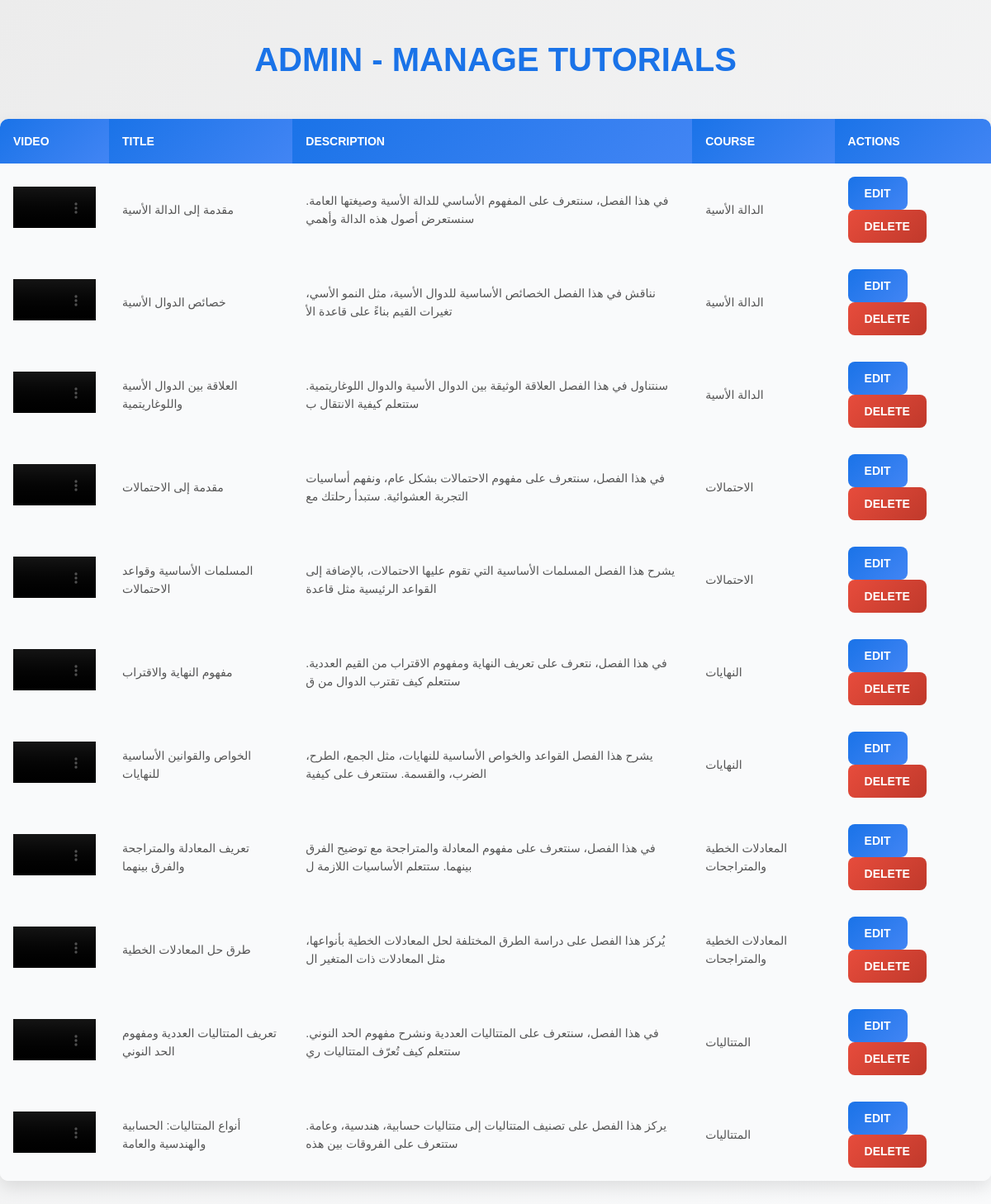
Page /components/Admin-courses.php (signed in) on the committed database.
### tables this page shows
CREATE TABLE `tutorials` (
  `tutorial_ID` int(11) NOT NULL,
  `tutorial_title` varchar(100) DEFAULT NULL,
  `tutorial_description` varchar(100) DEFAULT NULL,
  `course_ID` int(11) DEFAULT NULL,
  `tutorial_video` varchar(100) DEFAULT NULL,
  `UserID` int(11) DEFAULT NULL
);

CREATE TABLE `course` (
  `CourseID` int(11) NOT NULL,
  `Course_title` varchar(100) NOT NULL,
  `Course_description` text DEFAULT NULL,
  `Course_image` varchar(255) DEFAULT NULL,
  `semester` varchar(100) DEFAULT NULL CHECK (`semester` in ('S1','S2','S3')),
  `price` int(11) DEFAULT NULL,
  `UserID` int(11) DEFAULT NULL
);

### components/Admin-courses.php (the view, shortened to what this page needs)
<!DOCTYPE html>
<html lang="en">
<head>
    <link rel="stylesheet" href="../css/Admin-Tutorials.css">
</head>
<body>
    <h1>Admin - Manage Tutorials</h1>
    <?php
    $conn = new mysqli('localhost', 'root', '', 'bassetdb');
    $result = $conn->query("SELECT * FROM Tutorials");
    ?>
    <table>
        <thead>
            <tr>
                <th>Video</th>
                <th>Title</th>
                <th>Description</th>
                <th>Course</th>
                <th>Actions</th>
            </tr>
        </thead>
        <tbody>
            <?php if ($result->num_rows > 0): ?>
                <?php while ($row = $result->fetch_assoc()): ?>
                    <tr>
                        <td><video width="100" controls><source src="<?php echo $row['tutorial_video']; ?>" type="video/mp4"></video></td>
                        <td><?php echo $row['tutorial_title']; ?></td>
                        <td><?php echo $row['tutorial_description']; ?></td>
                        <td>
                            <?php
                            $courseResult = $conn->query("SELECT Course_title FROM Course WHERE CourseID = " . $row['course_ID']);
                            $course = $courseResult->fetch_assoc();
                            echo $course ? $course['Course_title'] : 'N/A';
                            ?>
                        </td>
                        <td class="table-actions">
                            <form method="post" style="display:inline;">
                                <button type="button" class="button"
                                    onclick="showEditForm(<?php echo $row['tutorial_ID']; ?>)">Edit</button>
                            </form>
                            <form method="post" style="display:inline;">
                                <button type="submit" name="delete" class="button delete-button">Delete</button>
                            </form>
                        </td>
                    </tr>
                <?php endwhile; ?>
            <?php else: ?>
                <tr>
                    <td colspan="5">No tutorials available.</td>
                </tr>
            <?php endif; ?>
        </tbody>
    </table>
</body>
</html>

### css/Admin-Tutorials.css (style rules this page uses)
body { font-family: 'Poppins', Arial, sans-serif; margin: 0; padding: 0; background: linear-gradient(135deg, #ececec, #f9fafb); color: #333; line-height: 1.6; }
h1 { color: #1a73e8; text-align: center; font-size: 2.5rem; margin: 40px 0; text-transform: uppercase; font-weight: bold; }
table { width: 100%; border-collapse: collapse; margin-bottom: 30px; background: #ffffff; border-radius: 10px; overflow: hidden; box-shadow: 0 8px 20px rgba(0, 0, 0, 0.1); }
th, td { padding: 16px; text-align: left; font-size: 14px; }
th { background: linear-gradient(135deg, #1a73e8, #4285f4); color: #ffffff; font-weight: 700; text-transform: uppercase; }
td { background: #f9fafb; color: #555; transition: background 0.3s ease; }
.button { padding: 12px 20px; background: linear-gradient(135deg, #1a73e8, #4285f4); color: white; border: none; border-radius: 8px; cursor: pointer; font-size: 14px; font-weight: 600; text-transform: uppercase; transition: all 0.3s ease; }
.delete-button { background: linear-gradient(135deg, #e74c3c, #c0392b); }
.table-actions button { margin-right: 8px; }

### rows in the picture
tutorials: tutorial_title "مقدمة إلى الدالة الأسية", tutorial_description "في هذا الفصل، سنتعرف على المفهوم الأساسي للدالة الأسية وصيغتها العامة. سنستعرض أصول هذه الدالة وأهمي", course_ID.Course_title "الدالة الأسية"
tutorials: tutorial_title "خصائص الدوال الأسية", tutorial_description "نناقش في هذا الفصل الخصائص الأساسية للدوال الأسية، مثل النمو الأسي، تغيرات القيم بناءً على قاعدة الأ", course_ID.Course_title "الدالة الأسية"
tutorials: tutorial_title "العلاقة بين الدوال الأسية واللوغاريتمية", tutorial_description "سنتناول في هذا الفصل العلاقة الوثيقة بين الدوال الأسية والدوال اللوغاريتمية. ستتعلم كيفية الانتقال ب", course_ID.Course_title "الدالة الأسية"
tutorials: tutorial_title "مقدمة إلى الاحتمالات", tutorial_description "في هذا الفصل، سنتعرف على مفهوم الاحتمالات بشكل عام، ونفهم أساسيات التجربة العشوائية. ستبدأ رحلتك مع", course_ID.Course_title "الاحتمالات"
tutorials: tutorial_title "المسلمات الأساسية وقواعد الاحتمالات", tutorial_description "يشرح هذا الفصل المسلمات الأساسية التي تقوم عليها الاحتمالات، بالإضافة إلى القواعد الرئيسية مثل قاعدة", course_ID.Course_title "الاحتمالات"
tutorials: tutorial_title "مفهوم النهاية والاقتراب", tutorial_description "في هذا الفصل، نتعرف على تعريف النهاية ومفهوم الاقتراب من القيم العددية. ستتعلم كيف تقترب الدوال من ق", course_ID.Course_title "النهايات"
tutorials: tutorial_title "الخواص والقوانين الأساسية للنهايات", tutorial_description "يشرح هذا الفصل القواعد والخواص الأساسية للنهايات، مثل الجمع، الطرح، الضرب، والقسمة. ستتعرف على كيفية", course_ID.Course_title "النهايات"
tutorials: tutorial_title "تعريف المعادلة والمتراجحة والفرق بينهما", tutorial_description "في هذا الفصل، سنتعرف على مفهوم المعادلة والمتراجحة مع توضيح الفرق بينهما. ستتعلم الأساسيات اللازمة ل", course_ID.Course_title "المعادلات الخطية والمتراجحات"
tutorials: tutorial_title "طرق حل المعادلات الخطية", tutorial_description "يُركز هذا الفصل على دراسة الطرق المختلفة لحل المعادلات الخطية بأنواعها، مثل المعادلات ذات المتغير ال", course_ID.Course_title "المعادلات الخطية والمتراجحات"
tutorials: tutorial_title "تعريف المتتاليات العددية ومفهوم الحد النوني", tutorial_description "في هذا الفصل، سنتعرف على المتتاليات العددية ونشرح مفهوم الحد النوني. ستتعلم كيف تُعرّف المتتاليات ري", course_ID.Course_title "المتتاليات"
tutorials: tutorial_title "أنواع المتتاليات: الحسابية والهندسية والعامة", tutorial_description "يركز هذا الفصل على تصنيف المتتاليات إلى متتاليات حسابية، هندسية، وعامة. ستتعرف على الفروقات بين هذه", course_ID.Course_title "المتتاليات"
